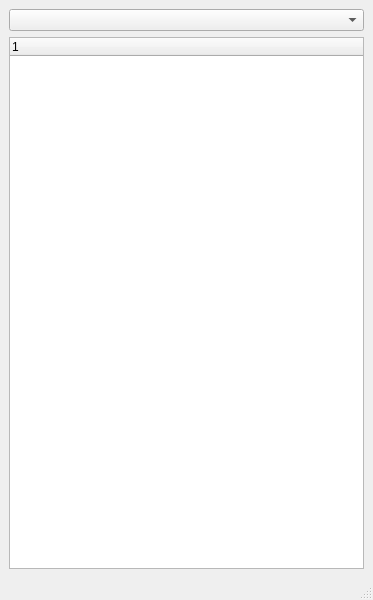
<?xml version="1.0" encoding="UTF-8"?>
<ui version="4.0">
 <class>key_actor_window</class>
 <widget class="QMainWindow" name="key_actor_window">
  <property name="geometry">
   <rect>
    <x>0</x>
    <y>0</y>
    <width>373</width>
    <height>600</height>
   </rect>
  </property>
  <property name="windowTitle">
   <string>Key Terms</string>
  </property>
  <widget class="QWidget" name="centralwidget">
   <layout class="QVBoxLayout" name="verticalLayout_2">
    <item>
     <layout class="QVBoxLayout" name="verticalLayout">
      <item>
       <widget class="QComboBox" name="cluster_combo_box"/>
      </item>
      <item>
       <widget class="QTreeWidget" name="cluster_tree">
        <column>
         <property name="text">
          <string notr="true">1</string>
         </property>
        </column>
       </widget>
      </item>
     </layout>
    </item>
   </layout>
  </widget>
  <widget class="QMenuBar" name="menubar">
   <property name="geometry">
    <rect>
     <x>0</x>
     <y>0</y>
     <width>373</width>
     <height>25</height>
    </rect>
   </property>
  </widget>
  <widget class="QStatusBar" name="statusbar"/>
 </widget>
 <resources/>
 <connections/>
</ui>
